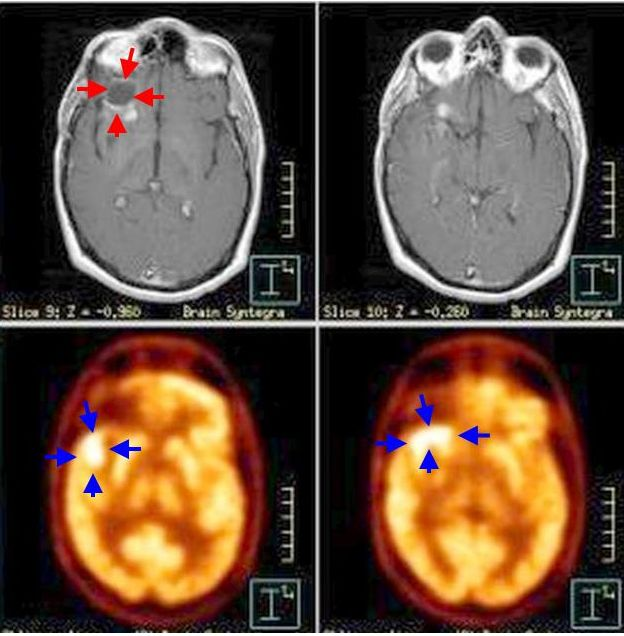
%> input picture Lab_12/p_17_1.jpg, 624 x 636 px
$ octave phg_lab_12.m   (GNU Octave 9; MATLAB toolbox functions it lacks are replaced by stand-ins)
%> lines starting %> are read from the running program, lines starting %| are printed output that depends on the picture; in (x1, y1, x2, y2) boxes, pixels count from 0 and x2, y2 are one past the last pixel; in counts of white or black regions, pixels touching at a corner belong together; the program's own positions count from 1
### Lab_11/regiongrowing.m
function J=regiongrowing(I,x,y,reg_maxdist)
% This function performs "region growing" in an image from a specified
% seedpoint (x,y)
%
% J = regiongrowing(I,x,y,t)
%
% I : input image
% J : logical output image of region
% x,y : the position of the seedpoint (if not given uses function getpts)
% t : maximum intensity distance (defaults to 0.2)
%
% The region is iteratively grown by comparing all unallocated neighbouring pixels to the region.
% The difference between a pixel's intensity value and the region's mean,
% is used as a measure of similarity. The pixel with the smallest difference
% measured this way is allocated to the respective region.
% This process stops when the intensity difference between region mean and
% new pixel become larger than a certain treshold (t)
%
% Example:
%
% I = im2double(imread('medtest.png'));
% x=198; y=359;
% J = regiongrowing(I,x,y,0.2);
% figure, imshow(I+J);
%
% Author: D. Kroon, University of Twente

if(exist('reg_maxdist','var')==0), reg_maxdist=0.2; end
if(exist('y','var')==0), figure, imshow(I,[]); [y,x]=getpts; y=round(y(1)); x=round(x(1)); end

J = zeros(size(I)); % Output
Isizes = size(I); % Dimensions of input image

reg_mean = I(x,y); % The mean of the segmented region
reg_size = 1; % Number of pixels in region

% Free memory to store neighbours of the (segmented) region
neg_free = 10000; neg_pos=0;
neg_list = zeros(neg_free,3);

pixdist=0; % Distance of the region newest pixel to the regio mean

% Neighbor locations (footprint)
neigb=[-1 0; 1 0; 0 -1;0 1];

% Start regiogrowing until distance between regio and posible new pixels become
% higher than a certain treshold
while(pixdist<reg_maxdist&&reg_size<numel(I))

    % Add new neighbors pixels
    for j=1:4
        % Calculate the neighbour coordinate
        xn = x +neigb(j,1); yn = y +neigb(j,2);

        % Check if neighbour is inside or outside the image
        ins=(xn>=1)&&(yn>=1)&&(xn<=Isizes(1))&&(yn<=Isizes(2));

        % Add neighbor if inside and not already part of the segmented area
        if(ins&&(J(xn,yn)==0))
                neg_pos = neg_pos+1;
                neg_list(neg_pos,:) = [xn yn I(xn,yn)]; J(xn,yn)=1;
        end
    end

    % Add a new block of free memory
    if(neg_pos+10>neg_free), neg_free=neg_free+10000; neg_list((neg_pos+1):neg_free,:)=0; end

    % Add pixel with intensity nearest to the mean of the region, to the region
    dist = abs(neg_list(1:neg_pos,3)-reg_mean);
    [pixdist, index] = min(dist);
    J(x,y)=2; reg_size=reg_size+1;

    % Calculate the new mean of the region
    reg_mean= (reg_mean*reg_size + neg_list(index,3))/(reg_size+1);

    % Save the x and y coordinates of the pixel (for the neighbour add proccess)
    x = neg_list(index,1); y = neg_list(index,2);

    % Remove the pixel from the neighbour (check) list
    neg_list(index,:)=neg_list(neg_pos,:); neg_pos=neg_pos-1;
end

% Return the segmented area as logical matrix
J=J>1;

### Lab_12/phg_lab_12.m
%% BIOENGENHARIA - LABORATORIO 12
%
% Aluno: Pedro Henrique Garcia Macedo - R.A.: 1829696


%% Ex 1. a

% para a imagem 1,1
jpg_image = imread("p_17_1.jpg");
%> jpg_image is the input picture: size 636x624x3 uint8; mean R, G, B 96.9, 75, 59.2
ui8_gray_img = rgb2gray(jpg_image);
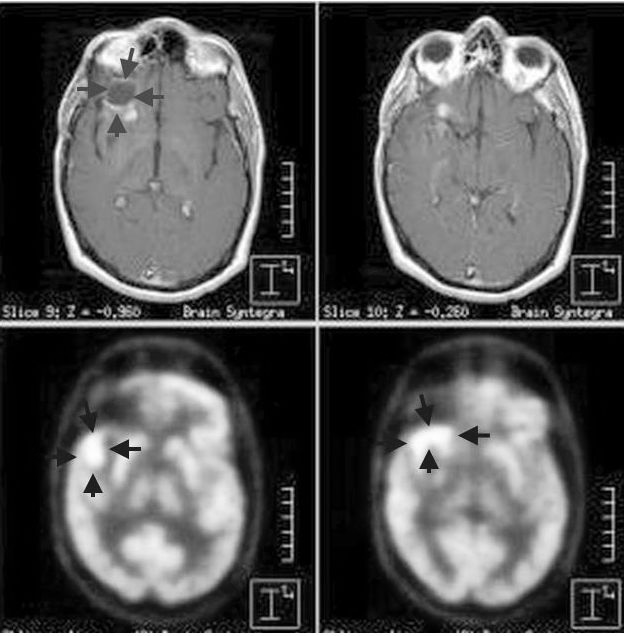
%> ui8_gray_img: size 636x624 uint8; min 0, max 255, mean 79.7
d_img = double(ui8_gray_img);
nd_img = d_img/max(max(d_img));
nd_x = 123; nd_y = 90;
% wtf no region growing estao trocadas as coords
log_grown_img_11 = regiongrowing(nd_img, nd_y, nd_x, 0.05);
%> in regiongrowing, `reg_mean = I(x,y);`: reg_mean = 0.424
%> the loop in regiongrowing, `while(pixdist<reg_maxdist&&reg_size<numel(I))` made 442 passes
%> (pixdist, index, reg_mean, x, y, neg_pos) on passes 3 to 5: (0.00686, 6, 0.426, 89, 125, 7), (0.00157, 8, 0.426, 88, 125, 8), (0.00261, 10, 0.426, 88, 124, 10)
%> after the loop in regiongrowing, `while(pixdist<reg_maxdist&&reg_size<numel(I))`:
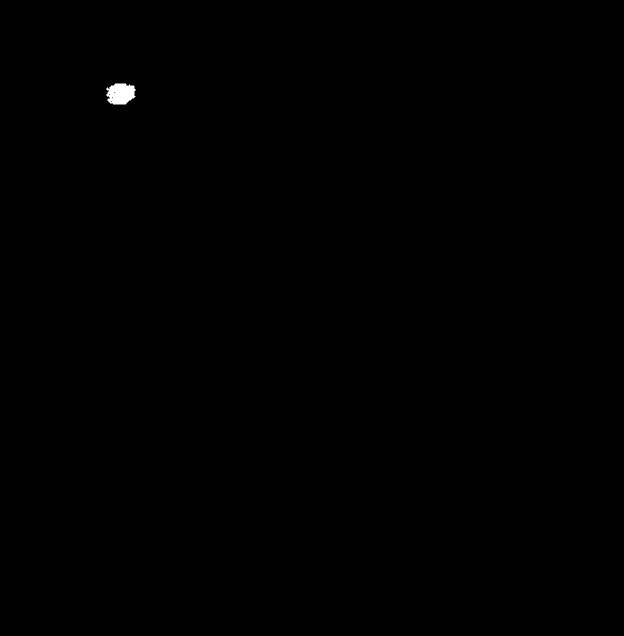
%> J: size 636x624 double; min 0, max 2, mean 0.00245; drawn with min black and max white
%> after the loop in regiongrowing, `while(pixdist<reg_maxdist&&reg_size<numel(I))`: neg_free = 10000; neg_pos = 86; reg_mean = 0.407; reg_size = 443
%> in regiongrowing, `J=J>1;`: J: size 636x624 logical; 0.11% white; 1 white region, box (x1, y1, x2, y2) and area: (107, 84, 135, 104) 442
imshow(log_grown_img_11+nd_img);

% para a imagem 2,1
jpg_image = imread("p_17_1.jpg");
ui8_gray_img = rgb2gray(jpg_image);
d_img = double(ui8_gray_img);
nd_img = d_img/max(max(d_img));
nd_x = 91; nd_y = 453;
log_grown_img_21 = regiongrowing(nd_img, nd_y, nd_x, 0.05);
%> call 2 of regiongrowing, with x = 453, y = 91, reg_maxdist = 0.05
%> in regiongrowing (call 2), `reg_mean = I(x,y);`: reg_mean = 0.988
%> the loop in regiongrowing (call 2), `while(pixdist<reg_maxdist&&reg_size<numel(I))` made 390 passes
%> (pixdist, index, x, y, neg_pos) on passes 4 to 6: (0, 6, 452, 92, 8), (0, 7, 456, 91, 9), (0, 7, 452, 93, 11)
%> in regiongrowing (call 2), `J=J>1;`:
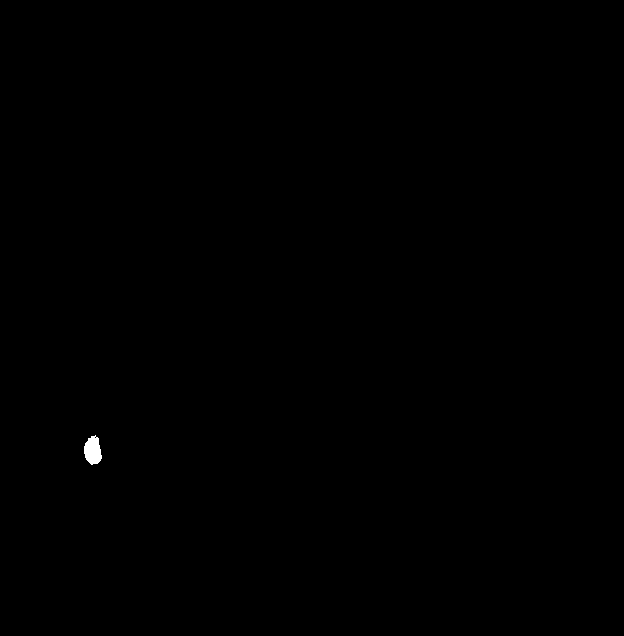
%> J: size 636x624 logical; 0.1% white; 1 white region, box (x1, y1, x2, y2) and area: (84, 435, 102, 465) 390
imshow(log_grown_img_21+nd_img);


% plots com ambas selecionadas
figure(1)
log_grown_img_all = log_grown_img_21 + log_grown_img_11;
%> log_grown_img_all: size 636x624 double; values 0 (black) and 1 (white), 0.21% white; 2 white regions, box (x1, y1, x2, y2) and area: (107, 84, 135, 104) 442, (84, 435, 102, 465) 390
% como nd_img está normalizada, essa soma está apenas aumentando a
% intensidade do nd_img, que já está normalizado
imshow(log_grown_img_all+nd_img)
title('plot com ambas selecionadas')


% bordas para a 1,1
% utiliza 2 thresholds
ui8_part_gray_img = ui8_gray_img;
ui8_part_gray_img(343:end, :) = 0;

thr = 95;
thr2 = 110;
ui8_thr_part_gray_img = ui8_part_gray_img;
ui8_thr_part_gray_img(ui8_thr_part_gray_img < thr) = 0;
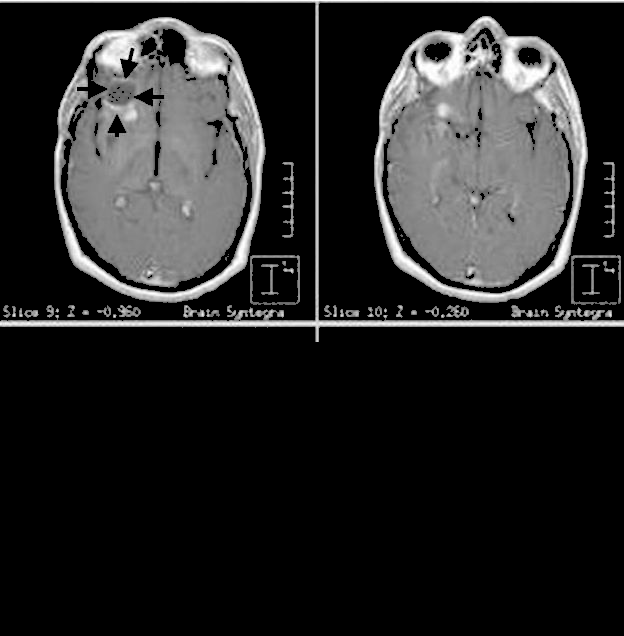
%> ui8_thr_part_gray_img: size 636x624 uint8; min 0, max 255, mean 38.6
ui8_thr_part_gray_img(ui8_thr_part_gray_img > thr2) = 0;
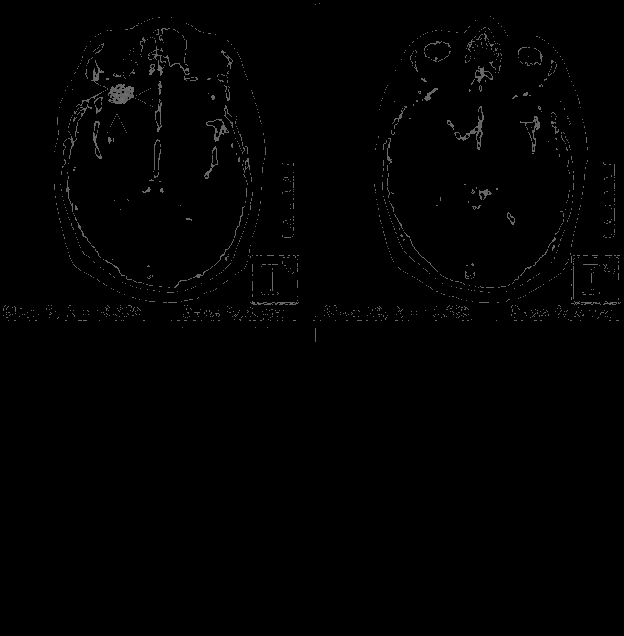
%> ui8_thr_part_gray_img: size 636x624 uint8; min 0, max 110, mean 1.5
ui8_thr_part_gray_img2 = ui8_thr_part_gray_img;
log_gauss_img = edge(ui8_thr_part_gray_img2, 'log');
%> log_gauss_img: size 636x624 logical; 3.3% white in thin lines or dots, all inside (x1, y1, x2, y2) = (1, 1, 622, 343)


% bordas para a 2,1

% threshold com partição
% acima de x = 54 tudo deve ser preto pra img 2,1
ui8_part_gray_img = ui8_gray_img;
ui8_part_gray_img(1:342, :) = 0;
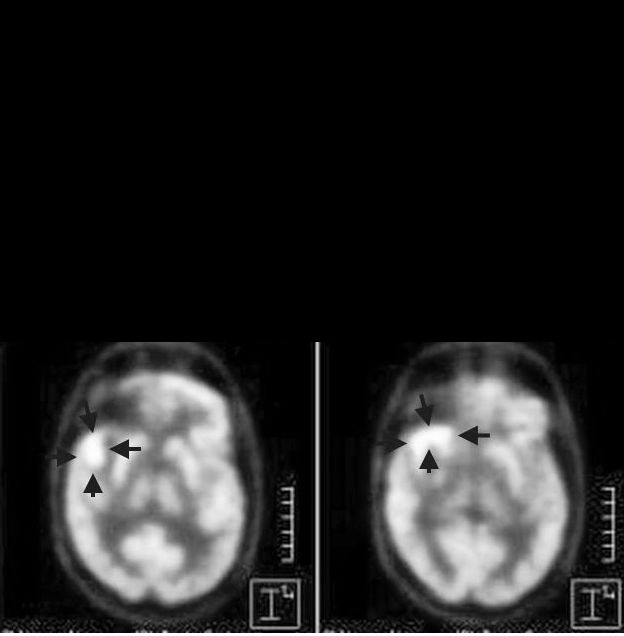
%> ui8_part_gray_img: size 636x624 uint8; min 0, max 255, mean 36.2

thr = 150;
ui8_thr_part_gray_img = ui8_part_gray_img;
ui8_thr_part_gray_img(ui8_thr_part_gray_img < 240) = 0;
imshow(ui8_thr_part_gray_img)

%
log_gauss_img = edge(ui8_thr_part_gray_img, 'log');
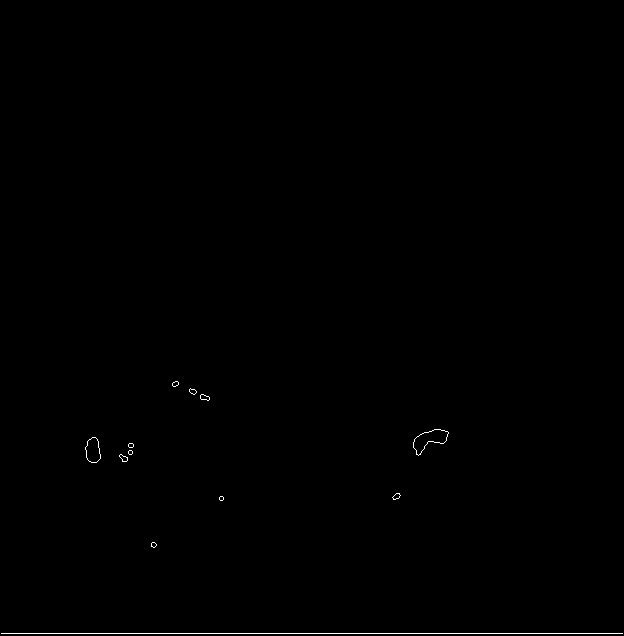
%> log_gauss_img: size 636x624 logical; 0.23% white in thin lines or dots, all inside (x1, y1, x2, y2) = (1, 381, 623, 634)

figure(1)
imshow(log_gauss_img);
title('bordas do tumor gaussiana')
figure(2)
imshow(ui8_thr_part_gray_img)
title('imagem só com thr+part')
figure(3)
imshow(log_gauss_img+nd_img);
title('imagem tumor circulado')

%% Ex 2. a
imshowpair(fixed, moving,'Scaling','joint')
%> (this line was passed over: fixed is not available in this run)
%> (the run ends here)

$ run again, with Lab_12/p_17_2_b.jpg copied over Lab_12/p_17_1.jpg
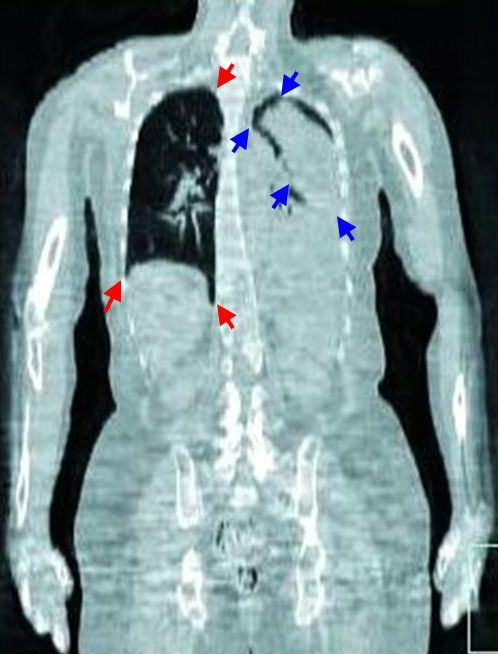
%> input picture Lab_12/p_17_2_b.jpg, 498 x 654 px
%> jpg_image is the input picture: size 654x498x3 uint8; mean R, G, B 123.3, 145.1, 146.9
%> in regiongrowing, `reg_mean = I(x,y);`: reg_mean = 0.769
%> the loop in regiongrowing, `while(pixdist<reg_maxdist&&reg_size<numel(I))` made 18484 passes
%> (pixdist, index, reg_mean, x, y, neg_pos) on passes 5 to 7: (0, 5, 0.769, 90, 120, 7), (0.00392, 1, 0.769, 89, 123, 9), (0.00049, 11, 0.769, 89, 124, 10)
%> after the loop in regiongrowing, `while(pixdist<reg_maxdist&&reg_size<numel(I))`: neg_free = 10000; neg_pos = 4502; reg_mean = 0.76; reg_size = 18485
%> `imshow(log_grown_img_11+nd_img);`:
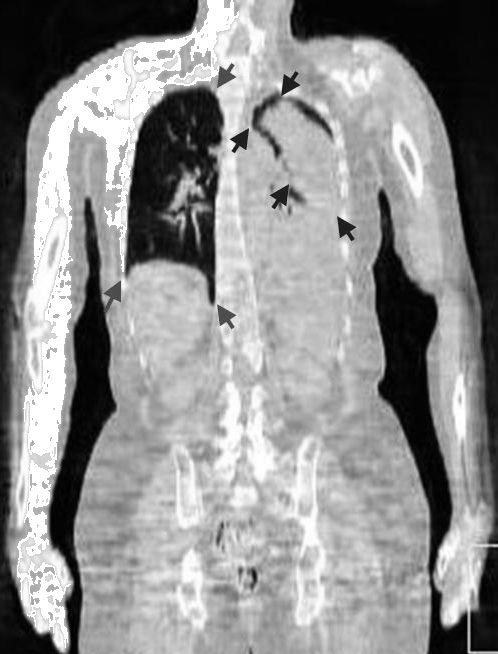
%> displayed picture: size 654x498, on the screen's scale of 0 to 255; min 0, max 255, mean 142.3
%> the loop in regiongrowing (call 2), `while(pixdist<reg_maxdist&&reg_size<numel(I))` made 7929 passes
%> (pixdist, index, reg_mean, x, y, neg_pos) on passes 4 to 6: (0.0149, 7, 0.0869, 455, 89, 7), (0.0203, 8, 0.084, 456, 89, 8), (0.0213, 5, 0.0814, 453, 89, 10)
%> log_grown_img_all: size 654x498 double; values 0 (black) and 1 (white), 8.1% white; 2 white regions, box (x1, y1, x2, y2) and area: (17, 0, 239, 648) 18484, (51, 242, 115, 654) 7929
%> `log_gauss_img = edge(ui8_thr_part_gray_img, 'log');`:
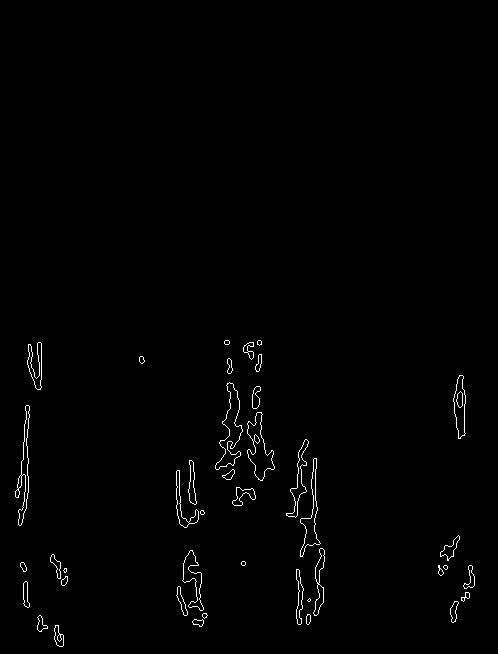
%> log_gauss_img: size 654x498 logical; 0.97% white in thin lines or dots, all inside (x1, y1, x2, y2) = (15, 340, 475, 647)
